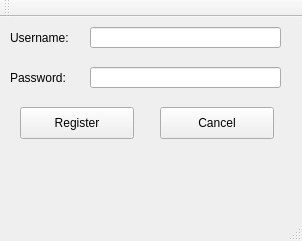
<?xml version="1.0" encoding="UTF-8"?>
<ui version="4.0">
 <class>MainWindow</class>
 <widget class="QMainWindow" name="MainWindow">
  <property name="geometry">
   <rect>
    <x>0</x>
    <y>0</y>
    <width>302</width>
    <height>241</height>
   </rect>
  </property>
  <property name="windowTitle">
   <string>MainWindow</string>
  </property>
  <widget class="QWidget" name="centralWidget">
   <widget class="QLabel" name="label">
    <property name="geometry">
     <rect>
      <x>10</x>
      <y>5</y>
      <width>91</width>
      <height>31</height>
     </rect>
    </property>
    <property name="text">
     <string>Username:</string>
    </property>
   </widget>
   <widget class="QLabel" name="label_2">
    <property name="geometry">
     <rect>
      <x>10</x>
      <y>40</y>
      <width>91</width>
      <height>41</height>
     </rect>
    </property>
    <property name="text">
     <string>Password:</string>
    </property>
   </widget>
   <widget class="QPushButton" name="register_2">
    <property name="geometry">
     <rect>
      <x>20</x>
      <y>90</y>
      <width>114</width>
      <height>32</height>
     </rect>
    </property>
    <property name="text">
     <string>Register</string>
    </property>
   </widget>
   <widget class="QPushButton" name="cancel">
    <property name="geometry">
     <rect>
      <x>160</x>
      <y>90</y>
      <width>114</width>
      <height>32</height>
     </rect>
    </property>
    <property name="text">
     <string>Cancel</string>
    </property>
   </widget>
   <widget class="QLineEdit" name="username">
    <property name="geometry">
     <rect>
      <x>90</x>
      <y>10</y>
      <width>191</width>
      <height>21</height>
     </rect>
    </property>
   </widget>
   <widget class="QLineEdit" name="password">
    <property name="geometry">
     <rect>
      <x>90</x>
      <y>50</y>
      <width>191</width>
      <height>21</height>
     </rect>
    </property>
    <property name="echoMode">
     <enum>QLineEdit::Password</enum>
    </property>
   </widget>
   <widget class="QLabel" name="error_label">
    <property name="geometry">
     <rect>
      <x>20</x>
      <y>150</y>
      <width>261</width>
      <height>16</height>
     </rect>
    </property>
    <property name="text">
     <string/>
    </property>
   </widget>
  </widget>
  <widget class="QMenuBar" name="menuBar">
   <property name="geometry">
    <rect>
     <x>0</x>
     <y>0</y>
     <width>302</width>
     <height>22</height>
    </rect>
   </property>
  </widget>
  <widget class="QToolBar" name="mainToolBar">
   <attribute name="toolBarArea">
    <enum>TopToolBarArea</enum>
   </attribute>
   <attribute name="toolBarBreak">
    <bool>false</bool>
   </attribute>
  </widget>
  <widget class="QStatusBar" name="statusBar"/>
 </widget>
 <layoutdefault spacing="6" margin="11"/>
 <resources/>
 <connections/>
</ui>
